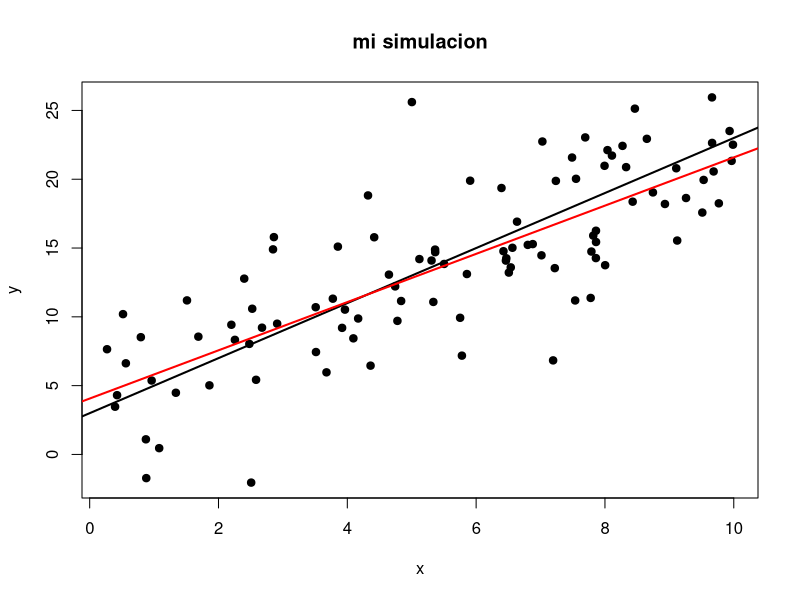

Source code (R):
n=100
x=sort(10*runif(n))
y=2*x+3+rnorm(n,sd=4)
modelo=lm(y~x)
plot(x,y,pch=19,main="mi simulacion")
abline(3,2,lwd=2)
abline(coef(modelo),lwd=2,col="red")